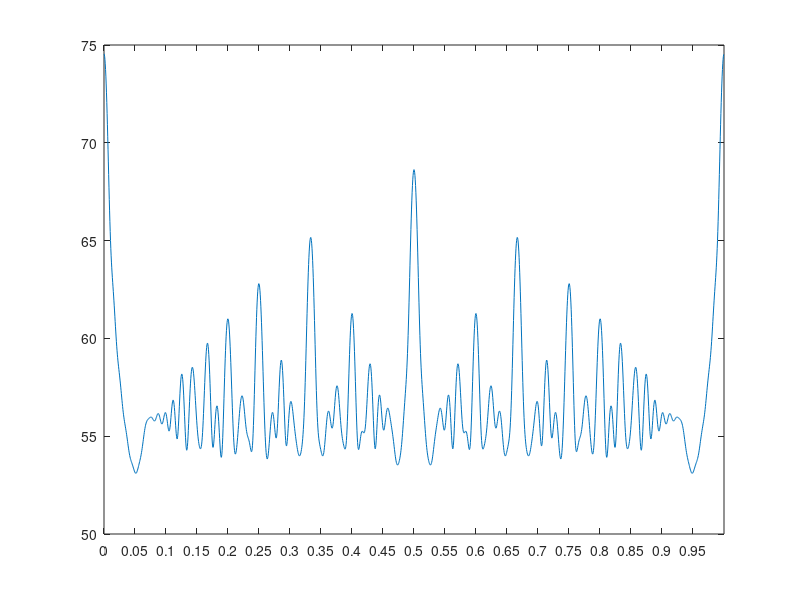

The MATLAB script that drew this image:
close all; clearvars; clc; 

N = 20;
n = 0:N-1;
A = pi;
da = pi/N;
os = 100;
a = (0:da/os:A-da/os).';

x = exp(1i*(a.*n.^2));

r_xx = zeros(N, 2*N-1);
for k = 1:numel(a)
	r_xx(k,:) = xcorr(x(k,:));
end

isl = sum(abs(r_xx).^2,2);



plot(a/pi,20*log10(isl));
xticks((0:da:A-da)/pi);
